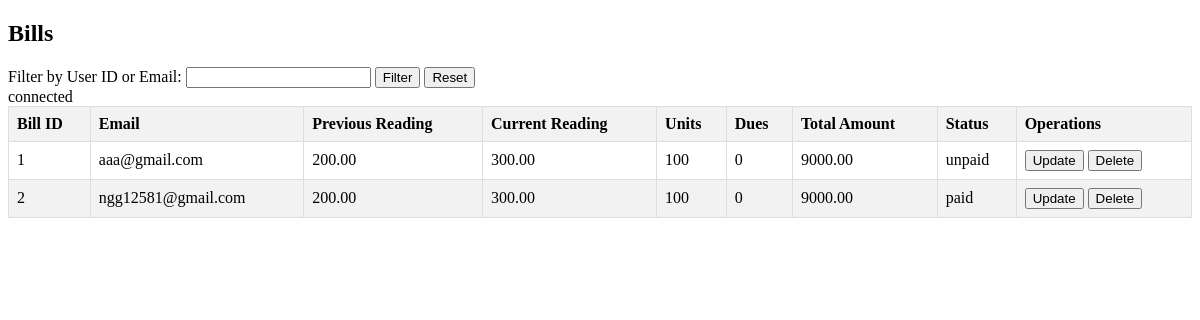
Page /users/admin/Includes/billsViewAdmin.php (signed in) on the committed database.
### tables this page shows
CREATE TABLE `bill` (
  `bill_id` int(11) NOT NULL,
  `user_id` int(11) DEFAULT NULL,
  `reading_id` int(11) DEFAULT NULL,
  `tariff_id` int(11) DEFAULT NULL,
  `units` int(11) NOT NULL,
  `dues` int(11) NOT NULL DEFAULT 0,
  `total_amount` decimal(10,2) DEFAULT NULL,
  `payment_status` enum('paid','unpaid') DEFAULT 'unpaid'
);

CREATE TABLE `user` (
  `user_id` int(11) NOT NULL,
  `admin_id` int(11) DEFAULT NULL,
  `username` varchar(255) DEFAULT NULL,
  `password` varchar(255) DEFAULT NULL,
  `email` varchar(255) DEFAULT NULL,
  `phone_number` varchar(20) DEFAULT NULL,
  `address` varchar(255) DEFAULT NULL,
  `otp` int(11) DEFAULT NULL,
  `contact_num` varchar(20) DEFAULT NULL
);

CREATE TABLE `meter_reading` (
  `reading_id` int(11) NOT NULL,
  `user_id` int(11) DEFAULT NULL,
  `previous_reading_date` date DEFAULT NULL,
  `previous_reading_value` decimal(10,2) DEFAULT NULL,
  `current_reading_date` date DEFAULT NULL,
  `current_reading_value` decimal(10,2) DEFAULT NULL
);

### users/admin/Includes/billsViewAdmin.php (the view, shortened to what this page needs)
<!DOCTYPE html>
<html lang="en">
<head>
    <link rel="stylesheet" href="../../../assets/style.css">
</head>
<body>
<h2>Bills</h2>
<form method="GET" id="filterForm">
    <label for="user_filter">Filter by User ID or Email:</label>
    <input type="text" id="user_filter" name="user_filter" value="<?php echo isset($_GET['user_filter']) ? $_GET['user_filter'] : ''; ?>">
    <button type="submit">Filter</button>
    <button type="button" onclick="resetFilter()">Reset</button>
</form>
<?php
require_once('../../../connection/config.php');
$sql = "SELECT b.bill_id, b.user_id,b.units,b.dues,b.total_amount, b.payment_status, u.email,
               r.previous_reading_value, r.previous_reading_date,
               r.current_reading_value, r.current_reading_date
        FROM bill b
        INNER JOIN user u ON b.user_id = u.user_id
        LEFT JOIN meter_reading r ON b.reading_id = r.reading_id";
$result = $con->query($sql);
if ($result->num_rows > 0) {
    ?>
    <table>
        <thead>
            <tr>
            <th>Bill ID</th>
            <th>Email</th>
                <th>Previous Reading</th>
                <th>Current Reading</th>
                <th>Units</th>
                <th>Dues</th>
                <th>Total Amount</th>
                <th>Status</th>
                <th>Operations</th>
            </tr>
        </thead>
        <tbody>
            <?php while($row = $result->fetch_assoc()): ?>
                <tr>
                    <td><?= $row['bill_id'] ?></td>
                    <td><?= $row['email'] ?></td>
                    <td><?= $row['previous_reading_value'] ?></td>
                    <td><?= $row['current_reading_value'] ?></td>
                    <td><?= $row['units'] ?></td>
                    <td><?= $row['dues'] ?></td>
                    <td><?= $row['total_amount'] ?></td>
                    <td><?= $row['payment_status'] ?></td>
                    <td>
            <form action="update_bill.php" method="post" style="display: inline;">
                <button type="submit">Update</button>
            </form>
            <form action="delete_bill.php" method="post" style="display: inline;">
                <button type="submit">Delete</button>
            </form>
        </td>
                </tr>
            <?php endwhile; ?>
        </tbody>
    </table>
    <?php
} else {
    echo '<script>';
    echo 'alert("User id does not exist!");';
    echo 'window.location.href="billsViewAdmin.php";';
    echo '</script>';
}
?>
</body>
</html>

### assets/style.css (style rules this page uses)
table { border-collapse: collapse; width: 100%; }
th, td { border: 1px solid #dddddd; text-align: left; padding: 8px; }
th { background-color: #f2f2f2; }
tr:nth-child(even) { background-color: #f2f2f2; }

### rows in the picture
bill: bill_id "1", user.email "aaa@gmail.com", reading.previous_reading_value "200.00", reading.current_reading_value "300.00", units "100", dues "0", total_amount "9000.00", payment_status "unpaid"
bill: bill_id "2", user.email "ngg12581@gmail.com", reading.previous_reading_value "200.00", reading.current_reading_value "300.00", units "100", dues "0", total_amount "9000.00", payment_status "paid"
